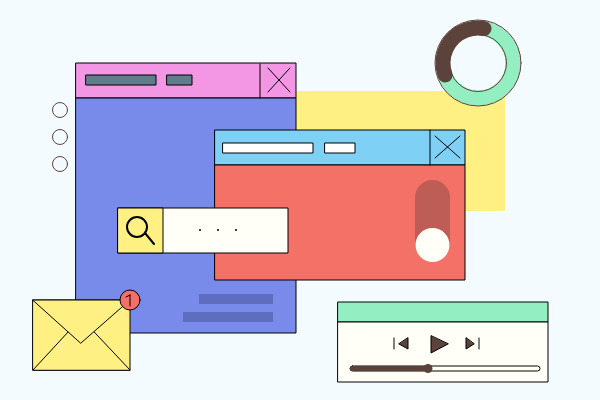
Frame 1 (no input)
Frame 60 (no input): identical to frame 1, image omitted
Frame 120 (the mouse pressed at the canvas centre since frame 60): identical to frame 1, image omitted

The p5.js sketch that drew this single still picture (run headless with seeded random() and noise() and a simulated clock; from frame 60 on, the mouse is pressed at the canvas centre):

// p5.js sketch
// ── sketch.js
function setup() {
  createCanvas(600, 400);
}

function draw() {
  background("#F3FBFF");

  noStroke();
  fill("#FEF083");
  rect(265, 91, 240, 120);
  stroke(1);
  
  fill("#F396E3");
  rect(76, 63, 220, 35);
  fill("#788AEA");
  rect(76, 98, 220, 235);
  line(260, 64, 260, 98);
  line(268, 68, 290, 92);
  line(290, 68, 268, 92);
  fill("#607D8B");
  rect(86, 75, 70, 10);
  rect(167, 75, 25, 10);
  
  fill("#7ED0F5ff");
  rect(215, 130, 250, 35);
  fill("#F37167");
  rect(215, 165, 250, 115);
  line(430, 130, 430, 165);
  line(435, 136, 460, 158);
  line(460, 136, 435, 158);
  fill(255);
  rect(223, 143, 90, 10);
  rect(325, 143, 30, 10);
  
  fill("#93EEC1");
  rect(338, 302, 210, 20);
  fill("#FFFFF8FF");
  rect(338, 322, 210, 60);
  rect(350, 366, 190, 5, 10);
  fill("#5B433B");
  noStroke();
  rect(350, 366, 80, 5, 10);
  circle(428, 368.5, 9);
  stroke(1);
  triangle(431, 336, 431, 353, 448, 344);
  triangle(466, 338, 466, 349, 474, 344);
  line(479, 338, 479, 349);
  triangle(408, 338, 408, 349, 399, 344);
  line(394, 338, 394, 349);
  
  fill("#FFFFF8FF");
  rect(118, 208, 170, 45);
  fill("#FEF083");
  square(118, 208, 45);
  strokeWeight(2);
  circle(137, 227, 20);
  line(145, 233, 154, 244);
  point(200, 230);
  point(218, 230);
  point(236, 230);
  strokeWeight(1);
  
  rect(33, 300, 97, 70);
  triangle(33, 370, 81, 318, 130, 370);
  triangle(33, 300, 130, 300, 81, 343);
  fill("#F37167ff");
  circle(130, 300, 20);
  line(130, 295, 130, 306);
  line(130, 295, 126, 297);
  
  noFill();
  strokeWeight(15);
  stroke("#93EEC1FF");
  arc(478, 63, 70, 70, radians(280), radians(160));
  stroke("#5B433BFF");
  arc(478, 63, 70, 70, radians(160), radians(280));
  strokeWeight(1);
  circle(478, 63, 57);
  circle(478, 63, 86);
  
  ellipse(60, 110, 15);
  ellipse(60, 137, 15);
  ellipse(60, 164, 15);
  
  noStroke();
  fill("#5F6DBE");
  rect(199, 294, 74, 10);
  rect(183, 312, 90, 10);
  
  fill("#BE5D55");
  rect(415, 180, 35, 80, 30);
  fill("#FFFFF8");
  circle(432.5, 245, 34);
}
